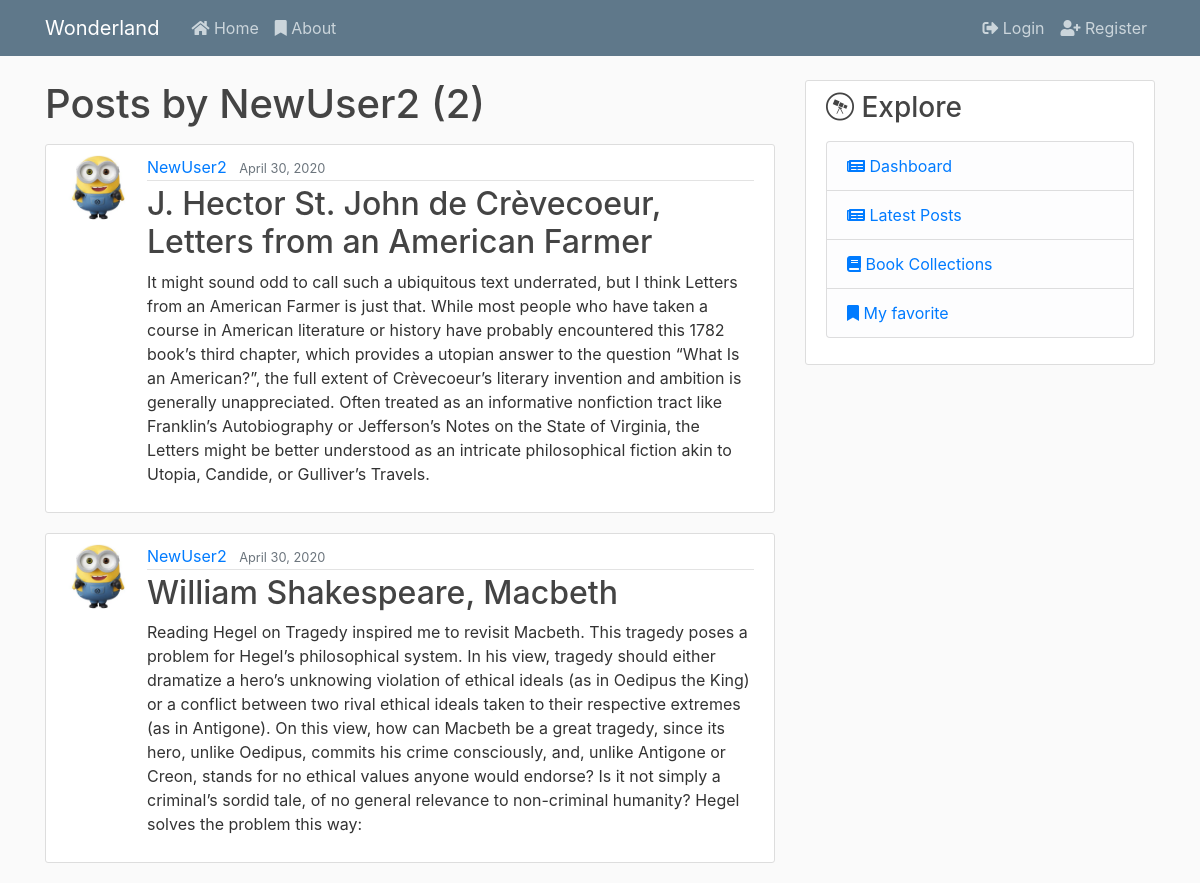
The page /user/NewUser2 on the database as committed earlier.
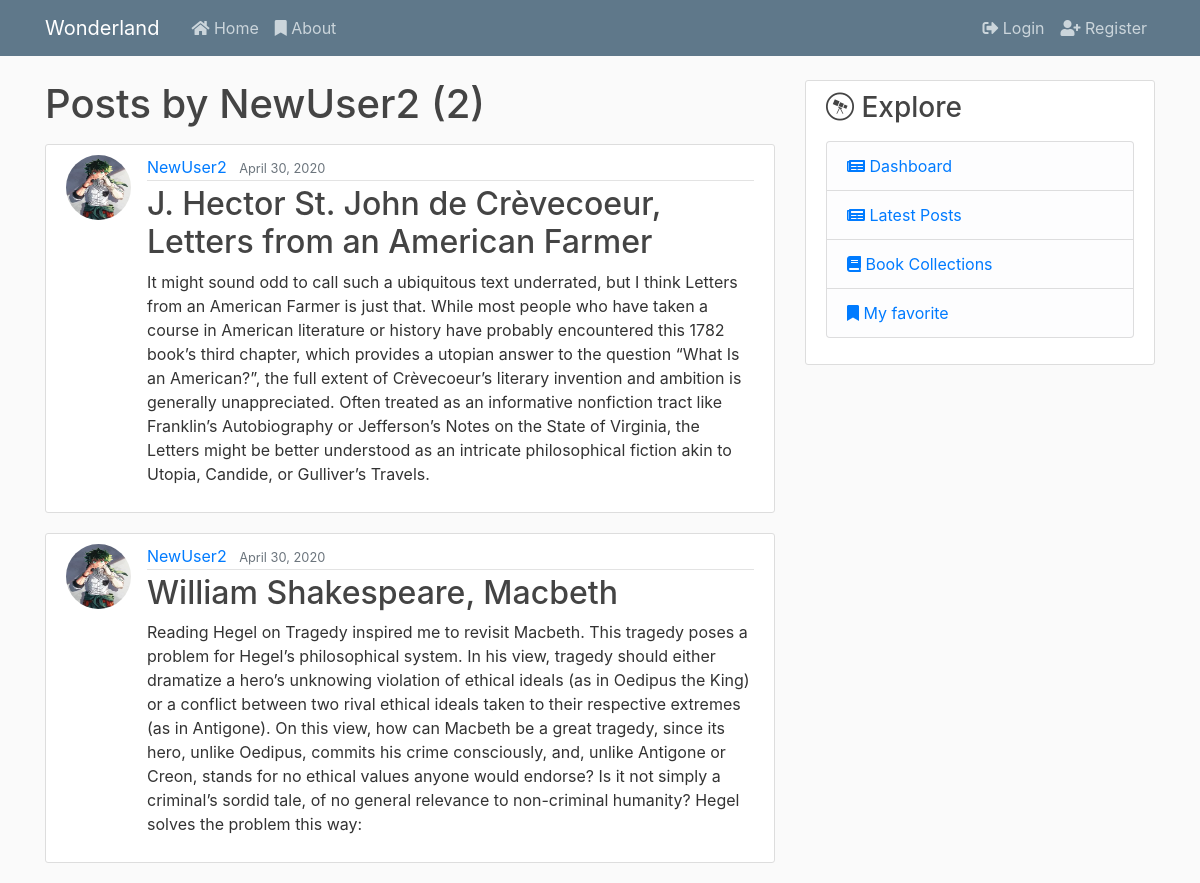
The same page on the database as committed later.
### blog/models.py (models this page shows, shortened)
class Post(models.Model):
    title = models.CharField(max_length=100)
    content = models.TextField()
    date_posted = models.DateTimeField(default=timezone.now)
    author = models.ForeignKey(User, on_delete=models.CASCADE)
    likes = models.ManyToManyField(User, blank=True, related_name="post_likes")

### users/models.py (models this page shows, shortened)
class Profile(models.Model):
    user = models.OneToOneField(User, on_delete=models.CASCADE)
    image = models.ImageField(default="default.png", upload_to='profile_pics')

### blog/views.py (the view)
# urls.py: path("user/<str:username>", UserPostListView.as_view(), name="user-posts"),
class UserPostListView(ListView):
    model = Post
    template_name = "blog/user_posts.html"
    context_object_name = "posts"
    ordering = ["-date_posted"]
    paginate_by = 3
    def get_queryset(self):
        user = get_object_or_404(User, username=self.kwargs.get("username"))
        return Post.objects.filter(author=user).order_by("-date_posted")

### blog/templates/blog/user_posts.html (shortened to what this page needs)
{% extends "blog/base.html" %}
{% block content %}
    <h1 class="mb-3">Posts by {{ view.kwargs.username }} ({{ page_obj.paginator.count }})</h1>
    {% for post in posts %}
        <article class="media content-section">
            <img class="rounded-circle article-img" src="{{ post.author.profile.image.url }}" alt="">
            <div class="media-body">
                <div class="article-metadata">
                    <a class="mr-2" href="{% url 'user-posts' post.author.username %}">{{ post.author }}</a>
                    <small class="text-muted">{{ post.date_posted|date:"F d, Y" }}</small>
                </div>
                <h2><a class="article-title" href="{% url 'post-detail' post.pk %}">{{ post.title }}</a></h2>
                <p class="article-content">{{ post.content }}</p>
            </div>
        </article>
    {% endfor %}
{% endblock %}

Rows that differ between the two databases and show on the page:
changed through a linked row, Post "J. Hector St. John de Crèvecoeur, Letters from an American Farmer": author.profile.image: a different picture
changed through a linked row, Post "William Shakespeare, Macbeth": author.profile.image: a different picture
